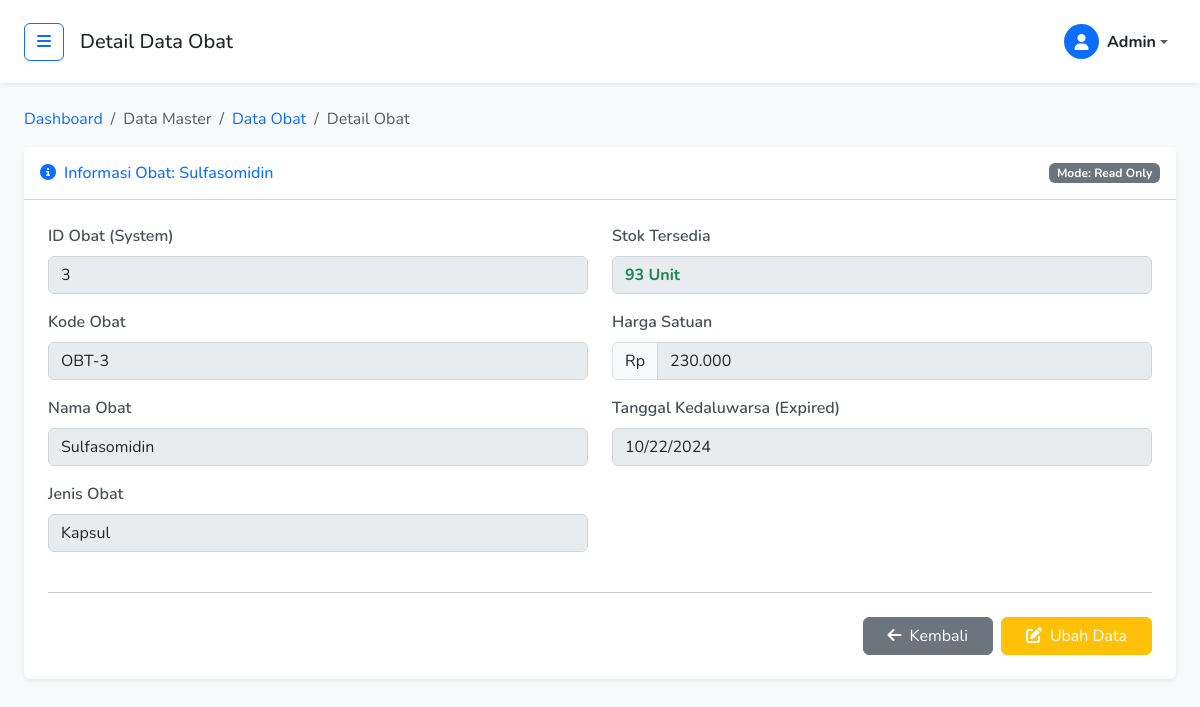
Screenshot of /data-master/data-obat/obat_view.php?id_obat=3 (signed in) with the database file from the repository.
### tables this page shows
CREATE TABLE `tb_obat` (
  `id_obat` int NOT NULL,
  `kd_obat` varchar(10) NOT NULL,
  `nm_obat` varchar(30) NOT NULL,
  `jenis_obat` varchar(25) NOT NULL,
  `stok` int NOT NULL,
  `harga_obat` int NOT NULL,
  `exp_obat` date NOT NULL
);

### data-master/data-obat/obat_view.php (the view, shortened to what this page needs)
<?php
include '../../koneksi.php';
$id_obat = $_GET['id_obat'];
$stmt = $koneksi->prepare("SELECT * FROM tb_obat WHERE id_obat = ?");
$stmt->bind_param("s", $id_obat);
$stmt->execute();
$result = $stmt->get_result();
$pecah = $result->fetch_assoc();
?>
<!DOCTYPE html>
<html lang="id">
<head>
    <link href="https://cdn.jsdelivr.net/npm/bootstrap@5.3.0/dist/css/bootstrap.min.css" rel="stylesheet">
    <link rel="stylesheet" href="https://cdnjs.cloudflare.com/ajax/libs/font-awesome/6.4.0/css/all.min.css">
</head>
<body>
    <div class="d-flex" id="wrapper">
        <div id="page-content-wrapper">
            <nav class="navbar navbar-expand-lg navbar-light bg-white py-3 px-4 shadow-sm">
                <div class="d-flex align-items-center">
                    <button class="btn btn-outline-primary" id="sidebarToggle"><i class="fas fa-bars"></i></button>
                    <h5 class="ms-3 mb-0 d-none d-md-block">Detail Data Obat</h5>
                </div>
                <div class="collapse navbar-collapse" id="navbarSupportedContent">
                    <ul class="navbar-nav ms-auto mt-2 mt-lg-0">
                        <li class="nav-item dropdown">
                            <a class="nav-link dropdown-toggle d-flex align-items-center" href="#" id="navbarDropdown"
                                role="button" data-bs-toggle="dropdown">
                                <div class="bg-primary text-white rounded-circle me-2 d-flex justify-content-center align-items-center"
                                    style="width: 35px; height: 35px;">
                                    <i class="fas fa-user"></i>
                                </div>
                                <span class="fw-bold text-dark"><?= ucfirst($_SESSION["user"] ?? "User"); ?></span>
                            </a>
                        </li>
                    </ul>
                </div>
            </nav>
            <div class="container-fluid px-4 mt-4">
                <nav aria-label="breadcrumb">
                    <ol class="breadcrumb">
                        <li class="breadcrumb-item"><a href="../../index.php" class="text-decoration-none">Dashboard</a>
                        </li>
                        <li class="breadcrumb-item text-muted">Data Master</li>
                        <li class="breadcrumb-item"><a href="obat.php" class="text-decoration-none">Data Obat</a></li>
                        <li class="breadcrumb-item active" aria-current="page">Detail Obat</li>
                    </ol>
                </nav>
                <div class="card mb-4 border-0 shadow-sm">
                    <div class="card-header bg-white py-3">
                        <div class="d-flex justify-content-between align-items-center">
                            <h6 class="m-0 font-weight-bold text-primary"><i
                                    class="fas fa-info-circle me-2"></i>Informasi Obat: <?= $pecah['nm_obat']; ?></h6>
                            <span class="badge bg-secondary">Mode: Read Only</span>
                        </div>
                    </div>
                    <div class="card-body p-4">
                        <form>
                            <div class="row">
                                <div class="col-md-6">
                                    <div class="mb-3">
                                        <label class="form-label">ID Obat (System)</label>
                                        <input type="text" class="form-control" value="<?= $pecah['id_obat']; ?>"
                                            readonly>
                                    </div>
                                    <div class="mb-3">
                                        <label class="form-label">Kode Obat</label>
                                        <input type="text" class="form-control" value="<?= $pecah['kd_obat']; ?>"
                                            readonly>
                                    </div>
                                    <div class="mb-3">
                                        <label class="form-label">Nama Obat</label>
                                        <input type="text" class="form-control" value="<?= $pecah['nm_obat']; ?>"
                                            readonly>
                                    </div>
                                    <div class="mb-3">
                                        <label class="form-label">Jenis Obat</label>
                                        <input type="text" class="form-control" value="<?= $pecah['jenis_obat']; ?>"
                                            readonly>
                                    </div>
                                </div>
                                <div class="col-md-6">
                                    <div class="mb-3">
                                        <label class="form-label">Stok Tersedia</label>
                                        <input type="text"
                                            class="form-control fw-bold <?= $pecah['stok'] <= 5 ? 'text-danger' : 'text-success' ?>"
                                            value="<?= $pecah['stok']; ?> Unit" readonly>
                                    </div>
                                    <div class="mb-3">
                                        <label class="form-label">Harga Satuan</label>
                                        <div class="input-group">
                                            <span class="input-group-text bg-light">Rp</span>
                                            <input type="text" class="form-control"
                                                value="<?= number_format($pecah['harga_obat'], 0, ',', '.'); ?>"
                                                readonly>
                                        </div>
                                    </div>
                                    <div class="mb-3">
                                        <label class="form-label">Tanggal Kedaluwarsa (Expired)</label>
                                        <input type="date" class="form-control" value="<?= $pecah['exp_obat']; ?>"
                                            readonly>
                                    </div>
                                </div>
                            </div>
                            <hr class="my-4">
                            <div class="d-flex justify-content-end gap-2">
                                <a href="obat.php" class="btn btn-secondary px-4">
                                    <i class="fas fa-arrow-left me-2"></i>Kembali
                                </a>
                                <a href="obat_ubah.php?id_obat=<?= $pecah['id_obat']; ?>"
                                    class="btn btn-warning text-white px-4">
                                    <i class="fas fa-edit me-2"></i>Ubah Data
                                </a>
                            </div>
                        </form>
                    </div>
                </div>
            </div>
        </div>
    </div>
</body>
</html>

### data-master/data-obat/obat_view.php (style rules this page uses)
body { font-family: 'Nunito', sans-serif; background-color: #f8f9fa; overflow-x: hidden; }
#wrapper { display: flex; width: 100%; align-items: stretch; }
#page-content-wrapper { width: 100%; margin-left: 0; transition: margin 0.25s ease-out; }
.form-control[readonly] { background-color: #e9ecef; opacity: 1; cursor: not-allowed; border: 1px solid #ced4da; }
.form-label { font-weight: 600; color: #495057; }

### rows the page displays
tb_obat: nm_obat "Sulfasomidin", id_obat "3", kd_obat "OBT-3", jenis_obat "Kapsul", stok "93 Unit", harga_obat "230.000", exp_obat "10/22/2024"

### other values shown
$_SESSION["user"] "Admin"
